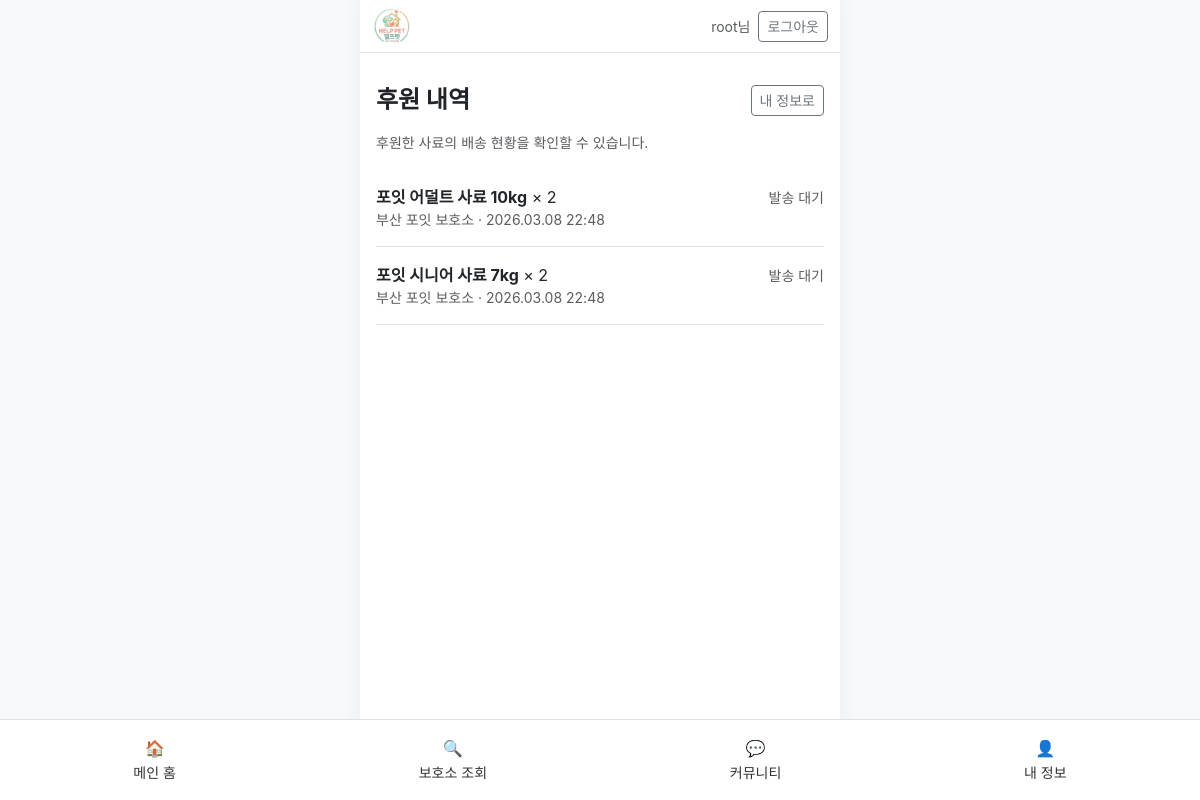
/mypage/donations/ (signed in), run on the app's committed database.
### shelter/models.py (models this page shows, shortened)
class Donation(models.Model):
    user = models.ForeignKey(User, on_delete=models.CASCADE, verbose_name="후원자")
    shelter = models.ForeignKey(Shelter, on_delete=models.CASCADE, verbose_name="보호소")
    product = models.ForeignKey(Product, on_delete=models.CASCADE, verbose_name="후원물품")
    amount = models.IntegerField(default=1, verbose_name="수량")
    imp_uid = models.CharField(max_length=64, blank=True, verbose_name="포트원 결제고유번호")
    merchant_uid = models.CharField(max_length=128, blank=True, verbose_name="주문번호")
    created_at = models.DateTimeField(auto_now_add=True, verbose_name="후원시간")
    tracking_number = models.CharField(max_length=64, blank=True, verbose_name="송장번호")
    tracking_carrier = models.CharField(max_length=64, blank=True, verbose_name="택배사")
    shipped_at = models.DateTimeField(null=True, blank=True, verbose_name="발송일시")
    class Meta:
        ordering = ['-created_at']
    def get_tracking_url(self):
        if not self.tracking_number or not self.tracking_carrier:
            return None

class Product(models.Model):
    name = models.CharField(max_length=100, verbose_name="사료명")
    price = models.IntegerField(verbose_name="가격")
    image = models.ImageField(upload_to='products/', verbose_name="사료이미지")
    description = models.TextField(verbose_name="사료설명")
    weight_kg = models.FloatField(default=1.0, verbose_name="포장 무게(kg)")

class Shelter(models.Model):
    REGION_CHOICES = [
        ('서울', '서울'), ('부산', '부산'), ('대구', '대구'), ('인천', '인천'), ('광주', '광주'),
        ('대전', '대전'), ('울산', '울산'), ('세종', '세종'), ('경기', '경기'), ('강원', '강원'),
        ('충북', '충북'), ('충남', '충남'), ('전북', '전북'), ('전남', '전남'), ('경북', '경북'),
        ('경남', '경남'), ('제주', '제주'),
    ]
    name = models.CharField(max_length=100, verbose_name="보호소명")
    region = models.CharField(max_length=20, choices=REGION_CHOICES, default='서울', verbose_name="지역")
    address = models.CharField(max_length=200, verbose_name="주소")
    phone = models.CharField(max_length=20, blank=True, verbose_name="연락처")
    description = models.TextField(verbose_name="보호소소개")
    image = models.ImageField(upload_to='shelters/', verbose_name="보호소이미지", blank=True, null=True)
    target_product = models.ForeignKey(Product, on_delete=models.SET_NULL, null=True, blank=True, verbose_name="필요사료")

### main/views.py (the view)
# urls.py: path('mypage/donations/', main_views.mypage_donations, name='mypage_donations'),
@login_required
def mypage_donations(request):
    donations = Donation.objects.filter(user=request.user).select_related(
        'shelter', 'product'
    ).order_by('-created_at')
    return render(request, 'mypage_donations.html', {'donations': donations})

### templates/mypage_donations.html (shortened to what this page needs)
{% extends 'base.html' %}
{% block content %}
<div class="py-3">
    <div class="d-flex justify-content-between align-items-center mb-3">
        <h4 class="fw-bold mb-0">후원 내역</h4>
        <a href="{% url 'mypage' %}" class="btn btn-outline-secondary btn-sm">내 정보로</a>
    </div>
    <p class="text-muted small">후원한 사료의 배송 현황을 확인할 수 있습니다.</p>
    <div class="list-group list-group-flush">
        {% for d in donations %}
        <div class="list-group-item border-0 border-bottom py-3 px-0">
            <div class="d-flex justify-content-between align-items-start flex-wrap gap-2">
                <div>
                    <strong>{{ d.product.name }}</strong> × {{ d.amount }}
                    <div class="text-muted small">{{ d.shelter.name }} · {{ d.created_at|date:"Y.m.d H:i" }}</div>
                </div>
                <div>
                    {% if d.get_tracking_url %}
                    <a href="{{ d.get_tracking_url }}" target="_blank" rel="noopener" class="btn btn-outline-primary btn-sm">배송 조회</a>
                    {% elif d.tracking_number %}
                    <span class="text-muted small">조회 준비 중</span>
                    {% else %}
                    <span class="text-muted small">발송 대기</span>
                    {% endif %}
                </div>
            </div>
        </div>
        {% empty %}
        <div class="text-center py-5 text-muted">
            아직 후원 내역이 없습니다.<br>
            <a href="{% url 'shelter_list' %}">보호소에서 사료 후원하기</a>
        </div>
        {% endfor %}
    </div>
</div>
{% endblock %}

### templates/base.html (shortened to what this page needs)
<!DOCTYPE html>
<html lang="ko">
<head>
    <link href="https://cdn.jsdelivr.net/npm/bootstrap@5.3.0/dist/css/bootstrap.min.css" rel="stylesheet">
</head>
<body>
    <div class="mobile-container">
        <nav class="navbar navbar-light bg-white border-bottom sticky-top">
            <div class="container-fluid justify-content-between align-items-center">
                <a class="navbar-brand py-0" href="{% url 'home' %}" title="포잇펫">
                    <img src="{{ MEDIA_URL }}logos/logo.png" alt="포잇펫" class="site-logo">
                </a>
                <div class="d-flex align-items-center gap-2">
                    {% if user.is_authenticated %}
                    <span class="small text-muted">{{ user.username }}님</span>
                    <form method="post" action="{% url 'logout' %}" class="mb-0">
                        <button type="submit" class="btn btn-outline-secondary btn-sm">로그아웃</button>
                    </form>
                    {% else %}
                    {% url 'login' as login_url %}
                    <a href="{{ login_url }}{% if request.path != login_url %}?next={{ request.path|urlencode }}{% endif %}" class="btn btn-outline-primary btn-sm">로그인</a>
                    {% endif %}
                </div>
            </div>
        </nav>
        <div class="content p-3">
            {% block content %}
            {% endblock %}
        </div>
        <nav class="navbar fixed-bottom navbar-light bg-white border-top bottom-nav">
            <div class="container-fluid justify-content-around">
                <a href="{% url 'home' %}" class="text-center text-decoration-none">🏠<br><small>메인 홈</small></a>
                <a href="{% url 'shelter_list' %}" class="text-center text-decoration-none">🔍<br><small>보호소 조회</small></a>
                <a href="{% url 'community_list' %}" class="text-center text-decoration-none">💬<br><small>커뮤니티</small></a>
                <a href="{% url 'mypage' %}" class="text-center text-decoration-none">👤<br><small>내 정보</small></a>
            </div>
        </nav>
    </div>
</body>
</html>

### templates/base.html (style rules this page uses)
body { font-family: 'Pretendard', -apple-system, sans-serif; background-color: #f8f9fa; }
.mobile-container { max-width: 480px; margin: 0 auto; background: white; min-height: 100vh; box-shadow: 0 0 20px rgba(0,0,0,.06); }
.content { padding-bottom: 80px; }
.bottom-nav a { padding: 8px 0; color: #333; }
.site-logo { max-height: 36px; width: auto; object-fit: contain; }

### data on the page
Donation: product.name "포잇 어덜트 사료 10kg", amount "2", shelter.name "부산 포잇 보호소", created_at "2026.03.08 22:48", tracking_number "발송 대기"
Donation: product.name "포잇 시니어 사료 7kg", amount "2", shelter.name "부산 포잇 보호소", created_at "2026.03.08 22:48", tracking_number "발송 대기"

### other printed values
{{ user.username }} "root"
